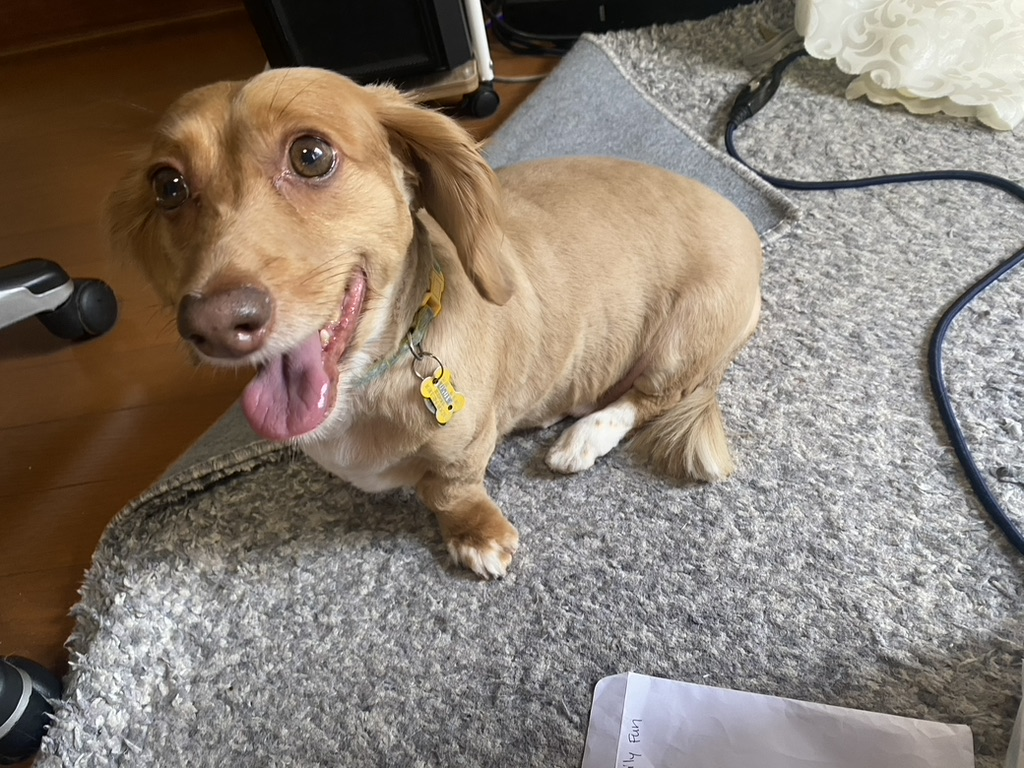
#> input picture numpy-photoshop/daxi.jpeg, 1024 x 768 px
$ python main.py
#> lines starting #> are read from the running program, lines starting #| are printed output that depends on the picture
#> further down, img is the input picture: PIL image 1024x768 RGB; mean R, G, B 136.4, 125.1, 114.1
import matplotlib.pyplot as plt
from PIL import Image
import numpy as np

def to_grayscale(img_array):
    grayscale_img = np.mean(img_array, axis=2).astype(np.uint8)
    return np.stack((grayscale_img, grayscale_img, grayscale_img), axis=2)

def to_sepia(img_array):
    sepia_filter = np.array([[0.393, 0.769, 0.189],
    [0.349, 0.686, 0.168],
    [0.272, 0.534, 0.131]])
    sepia = img_array @ sepia_filter.T
    sepia = np.clip(sepia, 0, 255)
    return sepia.astype(np.uint8)

def invert_colors(img_array):
    return 255 - img_array

def blur(arr, k=3):
    """
    Blur the image using a k x k average filter.
    k must be an odd number (3, 5, 7, ...).
    """
#> called with k = 11
    if k % 2 == 0:
        raise ValueError("Kernel size k must be odd (3, 5, 7, ...).")

    pad = k // 2
    padded = np.pad(arr, ((pad,pad), (pad,pad), (0,0)), mode="edge")
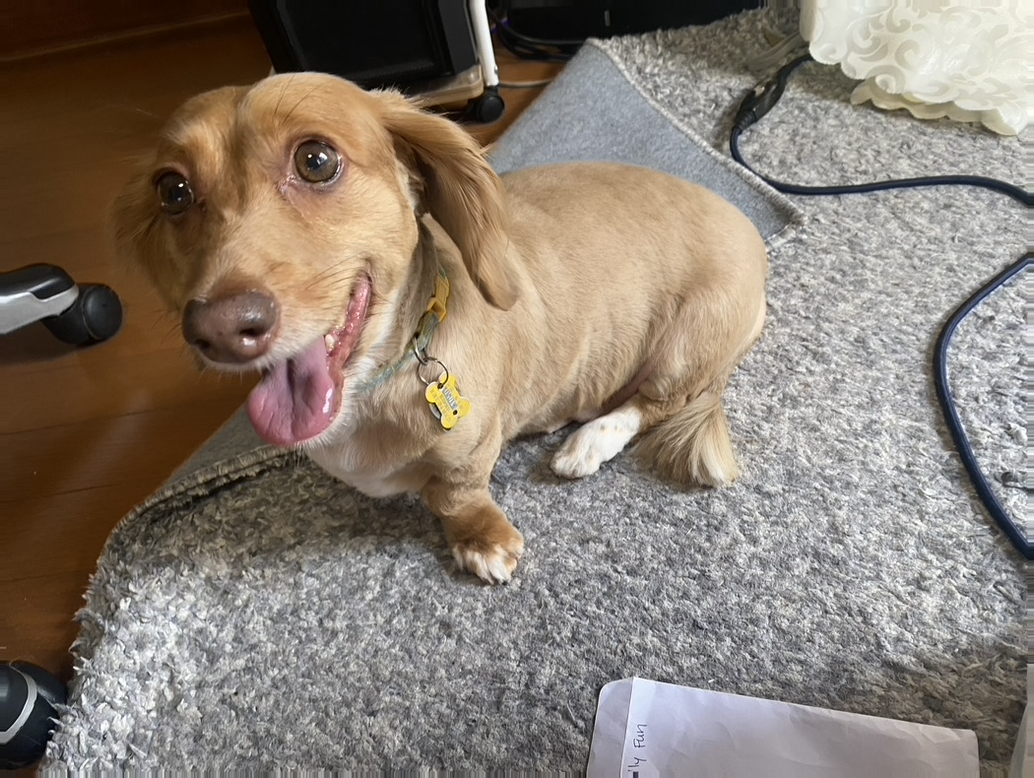
#> padded: shape (778, 1034, 3); mean R, G, B 135.7, 124.5, 113.6
    blurred = np.zeros_like(arr)

    for i in range(3):  # loop over RGB channels
        # Sum up k×k shifted slices
        total = np.zeros_like(arr[:,:,i], dtype=np.int32)
        for dx in range(k):
            for dy in range(k):
                total += padded[dx:dx+arr.shape[0], dy:dy+arr.shape[1], i]

        blurred[:,:,i] = (total // (k*k))
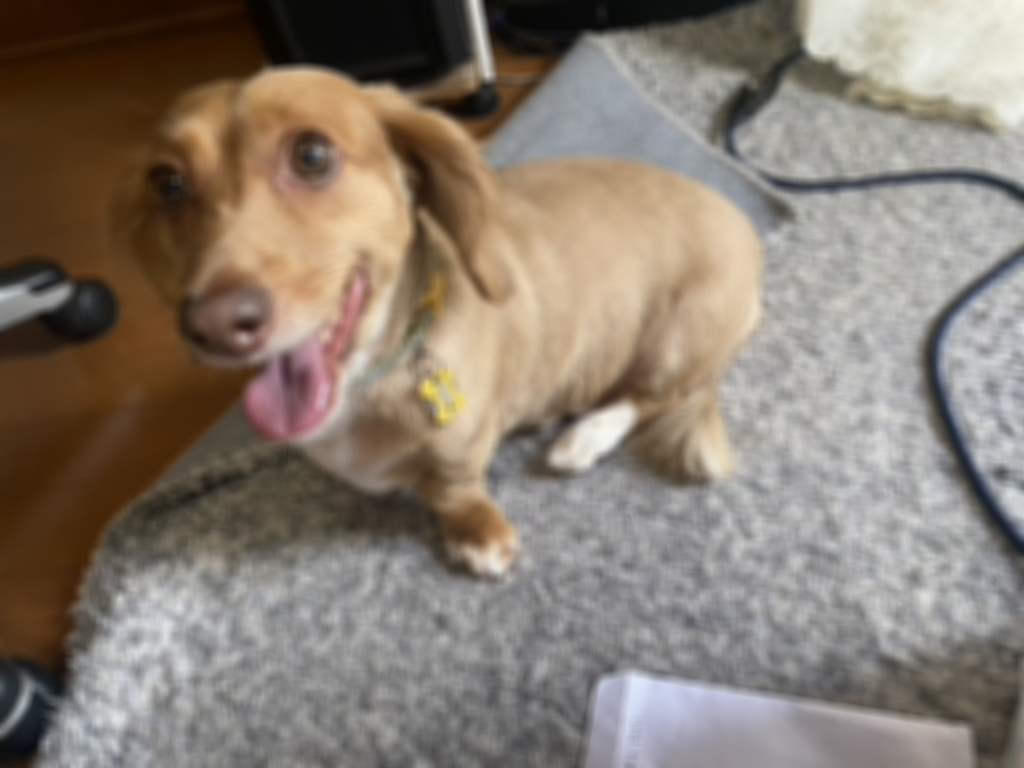
#> blurred: shape (768, 1024, 3); mean R, G, B 135.9, 124.6, 113.6
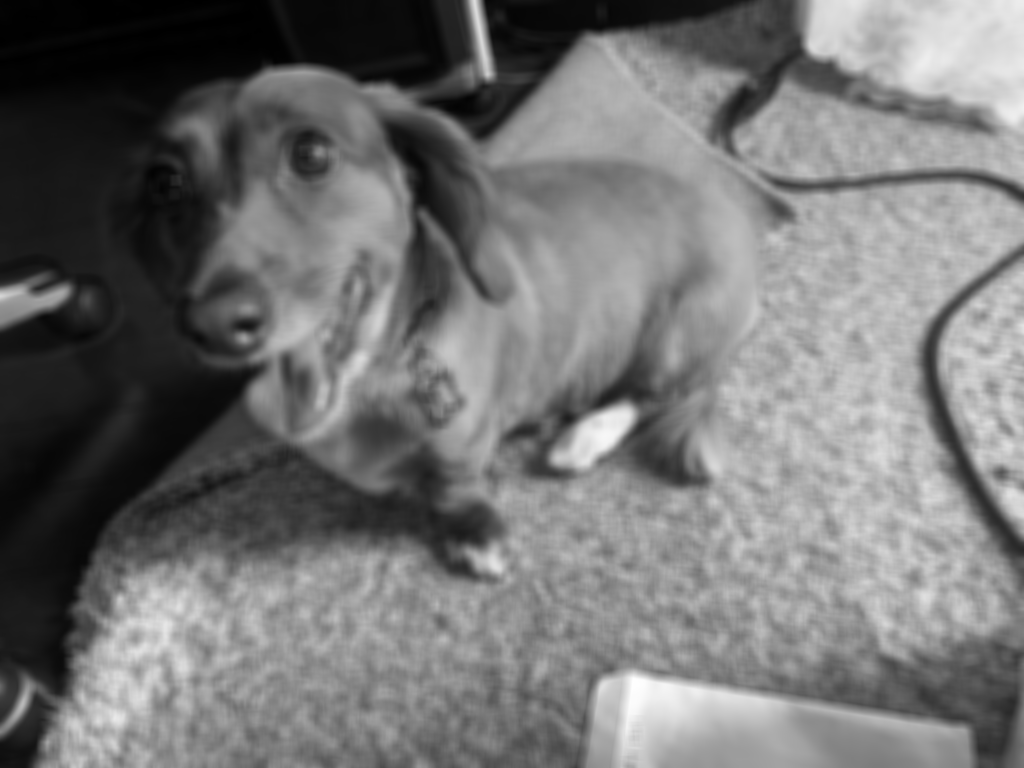
#> total: shape (768, 1024) int32; min 1, max 30223, mean 13802.2; drawn with min black and max white

    return blurred.astype(np.uint8)


img = Image.open('daxi.jpeg')
img_array = np.array(img)

plt.imshow(blur(img_array, k=11))
plt.axis('off')
plt.show()

plt.imshow(img_array)
plt.axis('off')
plt.show()
